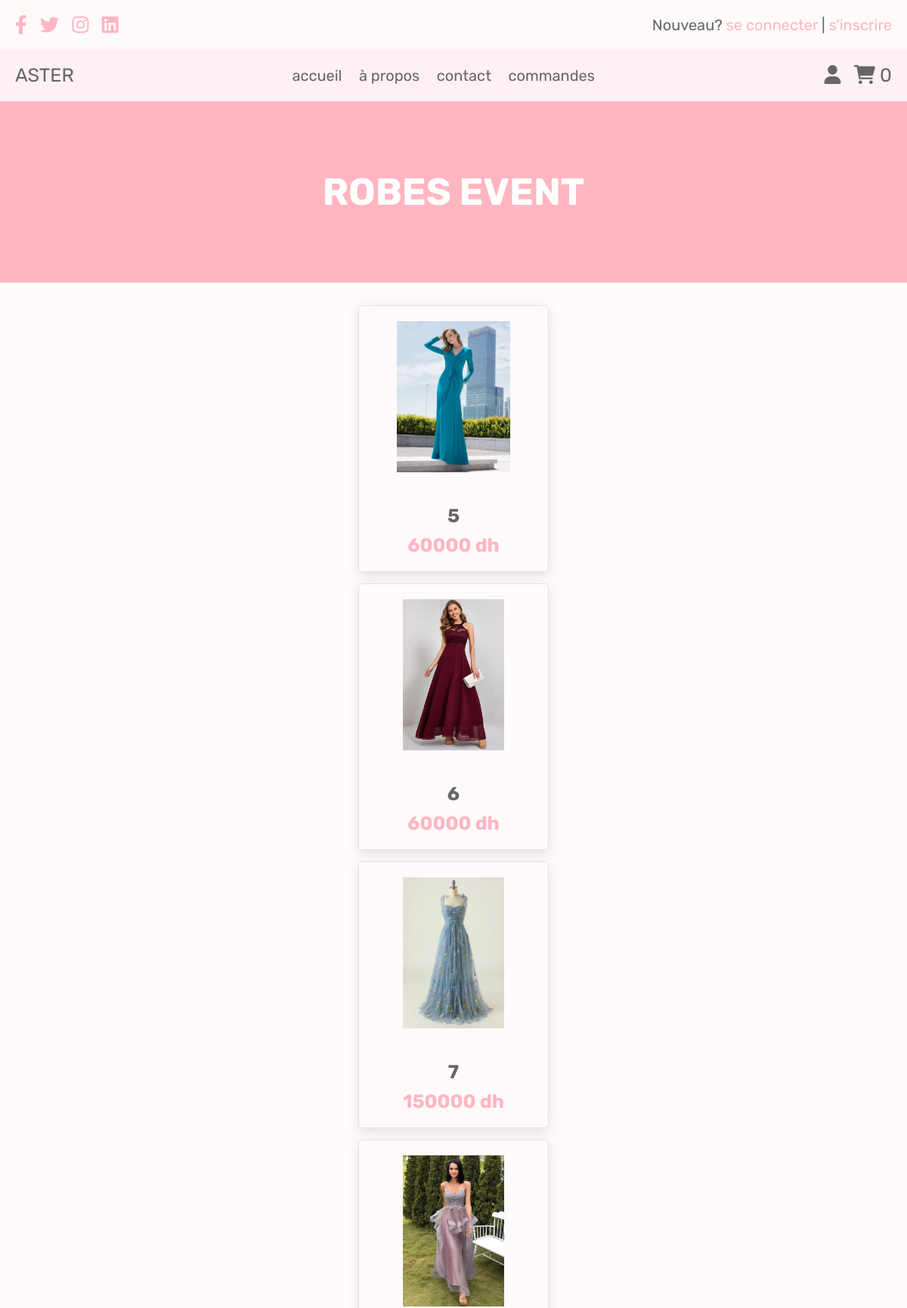
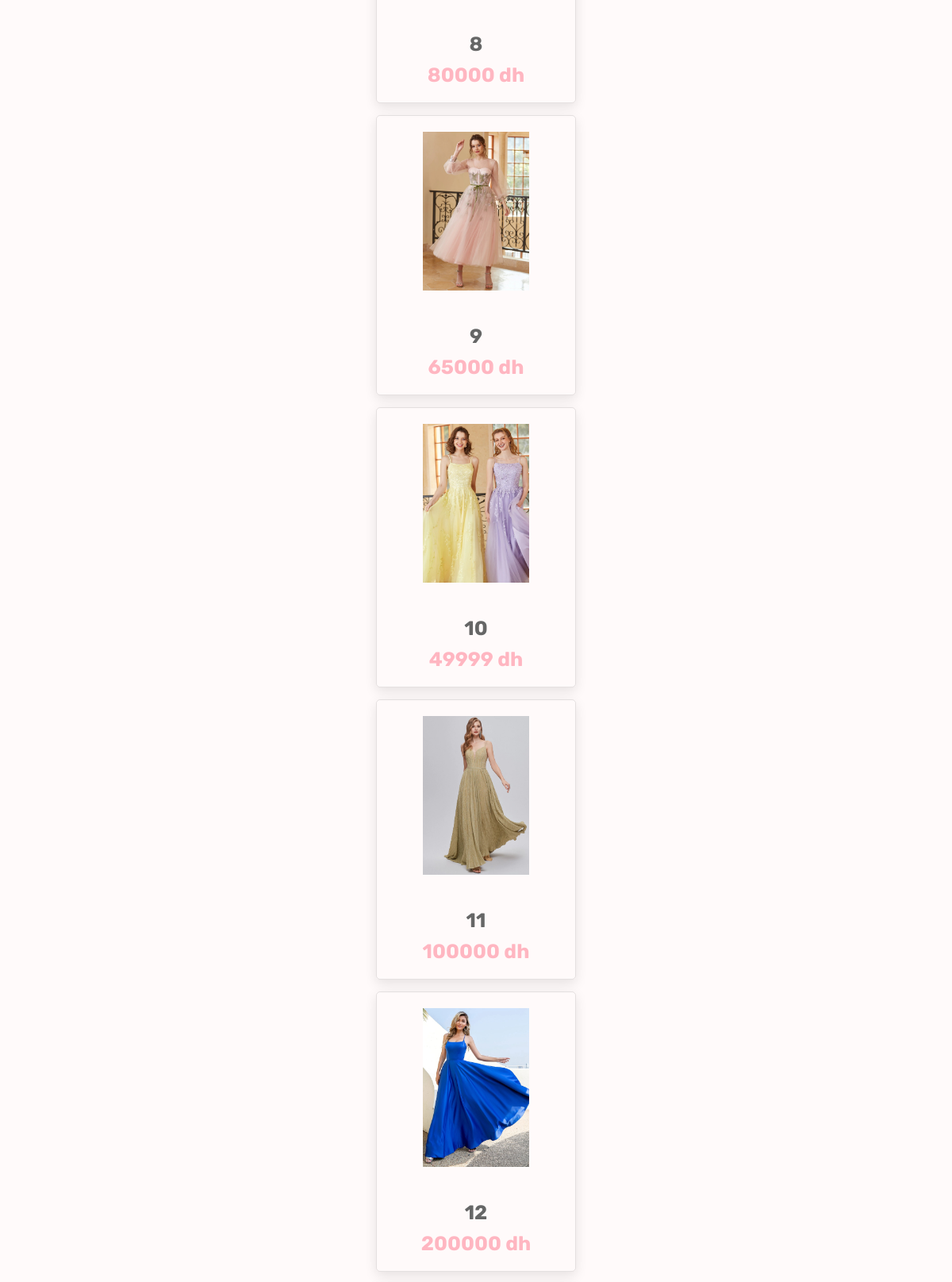
The app's page /eventweardresses.php (signed in, upper part) with its own data (2 pictures, top to bottom).
### tables this page shows
CREATE TABLE `product` (
  `productid` int(21) NOT NULL,
  `name` varchar(250) NOT NULL,
  `description` text NOT NULL,
  `category_id_fk` int(21) NOT NULL,
  `brand_id_fk` int(21) NOT NULL,
  `inventory` int(10) NOT NULL,
  `price` decimal(10,0) NOT NULL,
  `created_at` timestamp NULL DEFAULT NULL,
  `modified_at` timestamp NULL DEFAULT NULL,
  `deleted_at` timestamp NULL DEFAULT NULL,
  `product_picture` varchar(30) DEFAULT NULL
);

### eventweardresses.php (the view, shortened to what this page needs)
<?php
include 'config.php';
?>
<!DOCTYPE html>
<html lang="en">
<head>
   <link rel="stylesheet" href="https://cdnjs.cloudflare.com/ajax/libs/font-awesome/6.0.0/css/all.min.css">
   <link rel="stylesheet" href="css/style.css">
</head>
<body>
  <div class="l1">
<?php include 'header.php'; ?>
<div class="heading">
   <h3>Robes Event</h3>
</div>
<section class="products" id="products">
    <div class="box-container">
    <?php
         $select_products = mysqli_query($conn, "SELECT * FROM `product` WHERE category_id_fk = 5") or die('query failed');
         if(mysqli_num_rows($select_products) > 0){
            while($fetch_products = mysqli_fetch_assoc($select_products)){
      ?>
      <form action="" method="post">
        <div class="box">
            <div class="image">
                <img src="<?php echo $fetch_products['product_picture']; ?>.jpeg" alt="">
            </div>
            <div class="content">
                <h3><?php echo $fetch_products['name']; ?></h3>
                <div class="price"> <?php echo $fetch_products['price']; ?> dh</div>
            </div>
        </div>
        </form>
        <?php
         }
      }else{
         echo '<p class="empty">no products added yet!</p>';
      }
      ?>
    </div>
</section>
</div>
</body>
</html>

### css/style.css (style rules this page uses)
:root { --purple:#8e44ad; --red:#c0392b; --orange:#f39c12; --black:#333; --white:#fff; --light-color:#666; --light-white:#ccc; --light-bg:#f5f5f5; --border:.1rem solid var(--black); --box-shadow:0 .5rem 1rem rgba(0,0,0,.1); }
* { font-family: 'Rubik', sans-serif; margin:0; padding:0; box-sizing: border-box; outline: none; border:none; text-decoration: none; transition:all .2s linear; }
html { font-size: 62.5%; overflow-x: hidden; }
section { padding:3rem 2rem; }
.heading { min-height: 30vh; display: flex; flex-flow: column; align-items: center; justify-content: center; gap:1rem; background-color:#FFB6C1; background-size: cover; background-position: center; text-align: center; }
.heading h3 { font-size: 5rem; color:white; text-transform: uppercase; }
.l1 { background-color: #FFFAFA }
:root { --pink: #FFB6C1; }
.products .box-container { display: grid; grid-template-columns: repeat(auto-fit, minmax(auto, auto)); gap:1.5rem; max-width: 1200px; margin:0 auto; position: relative; justify-content: center; }
.products .box-container .box { flex:1 1 30rem; box-shadow: 0 .5rem 1.5rem rgba(0,0,0,.1); border-radius: .5rem; border:.1rem solid rgba(0,0,0,.1); position: relative; }
.products .box-container .box .image { position: relative; text-align: center; padding: 20px 50px; overflow:hidden; }
.products .box-container .box .image img { height:200px; }
.products .box-container .box .content { padding:2rem; text-align: center; }
.products .box-container .box .content h3 { font-size: 2.5rem; color:var(--light-color);; }
.products .box-container .box .content .price { font-size: 2.5rem; color:var(--pink); font-weight: bolder; padding-top: 1rem; }

### records on screen
product: product_picture (picture), name "5", price "60000"
product: product_picture (picture), name "6", price "60000"
product: product_picture (picture), name "7", price "150000"
product: product_picture (picture), name "8", price "80000"
product: product_picture (picture), name "9", price "65000"
product: product_picture (picture), name "10", price "49999"
product: product_picture (picture), name "11", price "100000"
product: product_picture (picture), name "12", price "200000"

### other values on screen
$cart_rows_number "0"
